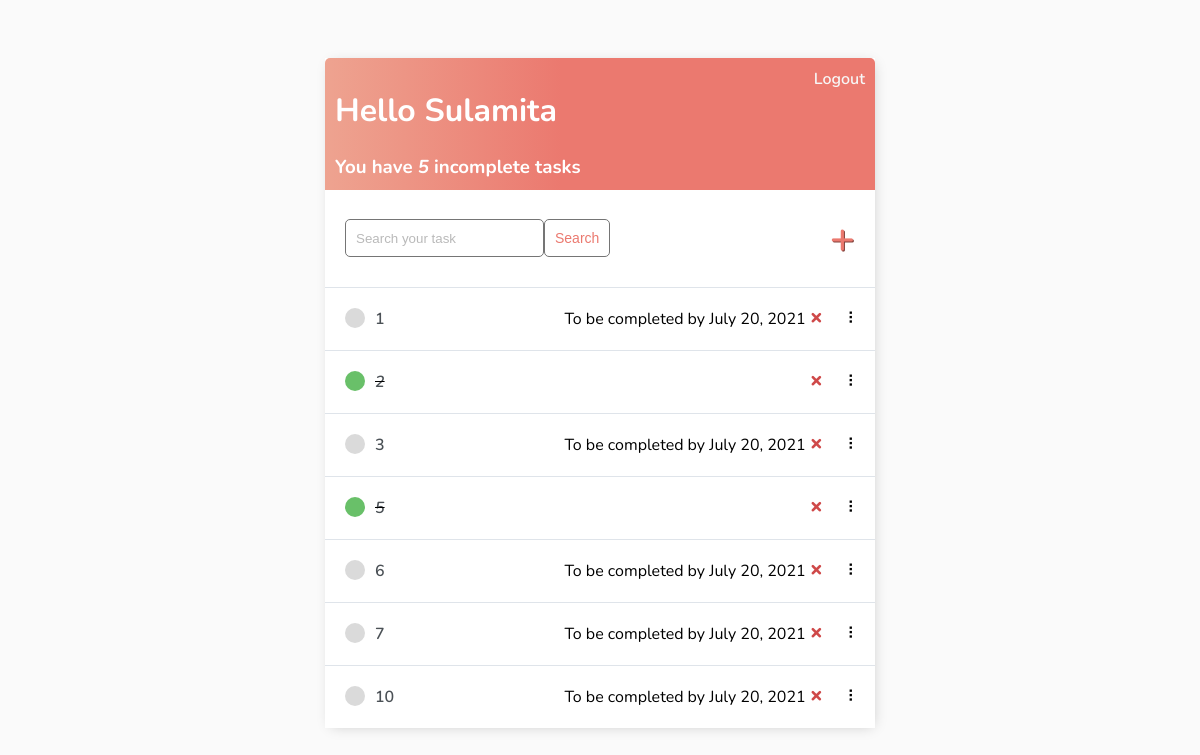
The page / (signed in) on the database its author committed.
### base/models.py (models this page shows)
class Task(models.Model):
    user = models.ForeignKey(
        User, on_delete=models.CASCADE, null=True, blank=True)
    title = models.CharField(max_length=200)
    description = models.TextField(null=True, blank=True)
    complete = models.BooleanField(default=False)
    created = models.DateTimeField(auto_now_add=True)
    date = models.DateTimeField(auto_now_add=False,auto_now=False,blank=True)
    priority = models.IntegerField(blank=True,default=1,null=True,validators=[MaxValueValidator(10), MinValueValidator(0)])
    def __str__(self):
        return self.title
    class Meta:
        order_with_respect_to = 'user'

### base/views.py (the view)
# urls.py: path('', TaskList.as_view(), name='tasks'),
class TaskList(LoginRequiredMixin, ListView):
    model = Task
    context_object_name = 'tasks'
    def get_context_data(self, **kwargs):
        context = super().get_context_data(**kwargs)
        context['tasks'] = context['tasks'].filter(user=self.request.user)
        context['count'] = context['tasks'].filter(complete=False).count()
        search_input = self.request.GET.get('search-area') or ''
        if search_input:
            context['tasks'] = context['tasks'].filter(
                title__contains=search_input)
        context['search_input'] = search_input
        return context

### base/templates/base/task_list.html (shortened to what this page needs)
{% extends 'base/main.html' %} {% block content %}
<div class="header-bar">
    <div>
        <h1>Hello {{request.user|title}}</h1>
        <h3 style="margin:0">You have <i>{{count}}</i> incomplete task{{ count|pluralize:"s" }}</h3>
    </div>
    {% if request.user.is_authenticated %}
    <a href="{% url 'logout' %}">Logout</a> {% else %}
    <a href="{% url 'login' %}">Login</a> {% endif %}
</div>
<div id="search-add-wrapper">
    <form method="GET" style="display: flex;">
        <input type='text' name='search-area' placeholder="Search your task" value="{{search_input}}">
        <input class="button" type="submit" value='Search'>
    </form>
    {% if tasks|length > 0 %}
    <a id="add-link" href="{% url 'task-create' %}">&#x2b;</a>
    {% endif %}
</div>
<div id="tasklist" class="task-items-wrapper">
    {% for task in tasks %}
    <div class="task-wrapper" data-position="{{task.pk}}">
        <div class="task-title">
            {% if task.complete %}
            <div class="task-complete-icon"></div>
            <i><s><a href="{% url 'task-update' task.id %}">{{task}}</a></s></i> {% else %}
            <div class="task-incomplete-icon"></div>
            <a href="{% url 'task-update' task.id %}">{{task}}</a> {% endif %}
        </div>
        <div class="task-controls">
            {% if not task.complete %}
            <span>To be completed by {{task.date.date}}</span> {% endif %}
            <a class="delete-link" href="{% url 'task-delete' task.id %}">&#215;</a>
            <span class="handle">&nbsp;&#10247;</span>
        </div>
    </div>
    {% empty %}
    <div style="text-align: center; padding-bottom: 10px; line-height: 1em;">
        <h3>No new tasks are created.</h3>
        <h3>Create a <a style="text-decoration: none; color: #e53935;" href="{% url 'task-create' %}">New task</a> ! </h3>
    </div>
    {% endfor %}
</div>
{% endblock content %}

### base/templates/base/main.html (shortened to what this page needs)
<!DOCTYPE html>
<html lang="en">
<head>
</head>
<body>
    <div class="container">
        {% block content %} {% endblock content %}
    </div>
</body>
</html>

### base/templates/base/main.html (style rules this page uses)
body { background-color: #FAFAFA; font-family: 'Nunito', sans-serif; padding-top: 50px; }
h1, h2, h3, h4, h5, h6, { font-family: 'Raleway', sans-serif; }
a, p { color: #4b5156 }
a { font-weight: 600; }
.container { max-width: 550px; margin: auto; background-color: #fff; -webkit-box-shadow: 2px 2px 13px -4px rgba(0, 0, 0, 0.21); box-shadow: 2px 2px 13px -4px rgba(0, 0, 0, 0.21); }
input { outline: none; border: none; }
.header-bar { display: flex; justify-content: space-between; color: #fff; padding: 10px; border-radius: 5px 5px 0 0; background: linear-gradient(90deg, #EEA390 0%, #EB796F 43%, #EB796F 100%); }
.header-bar a { color: rgb(247, 247, 247); text-decoration: none; }
.task-wrapper { display: flex; align-items: center; justify-content: space-between; background-color: #fff; border-top: 1px solid #dfe4ea; overflow: hidden; }
.task-title { display: flex; padding: 20px; }
.task-title a { text-decoration: none; color: #4b5156; margin-left: 10px; }
.task-complete-icon { height: 20px; width: 20px; background-color: rgb(105, 192, 105); border-radius: 50%; }
.task-incomplete-icon { height: 20px; width: 20px; background-color: rgb(218, 218, 218); border-radius: 50%; }
.delete-link { text-decoration: none; font-weight: 900; color: #cf4949; font-size: 22px; line-height: 0; padding: 20px 0px; }
.handle { display: inline-block; padding: 20px 16px; cursor: grab; user-select: none; }
.handle:after, .handle:before { display: block; content: ""; }
#add-link { color: #EB796F; text-decoration: none; font-size: 42px; text-shadow: 1px 1px #81413b; }
#search-add-wrapper { display: flex; justify-content: space-between; align-items: center; padding: 20px; }
input[type=text], input[type=password], textarea { border: 1px solid #757575; border-radius: 5px; padding: 10px; width: 90%; }
::placeholder { font-weight: 300; opacity: 0.5; }
.button { border: 1px solid #757575; background-color: #FFF; color: #EB796F; padding: 10px; font-size: 14px; border-radius: 5px; cursor: pointer; text-decoration: none; }

### rows shown on the page
Task: title "1", date "July 20, 2021"
Task: title "2"
Task: title "3", date "July 20, 2021"
Task: title "5"
Task: title "6", date "July 20, 2021"
Task: title "7", date "July 20, 2021"
Task: title "10", date "July 20, 2021"

### other values the page prints
{{ request.user|title }} "Sulamita"
{{ count }} "5"
